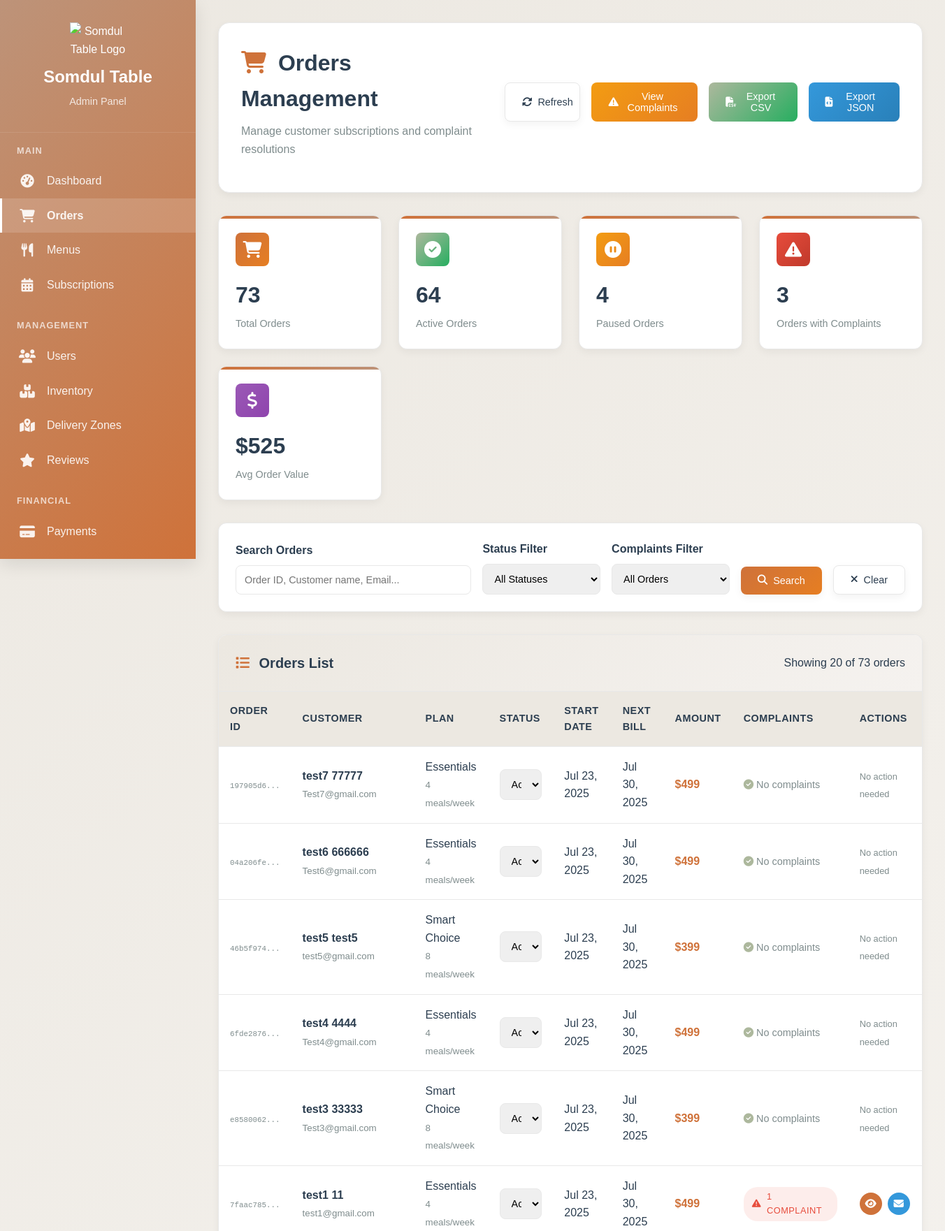
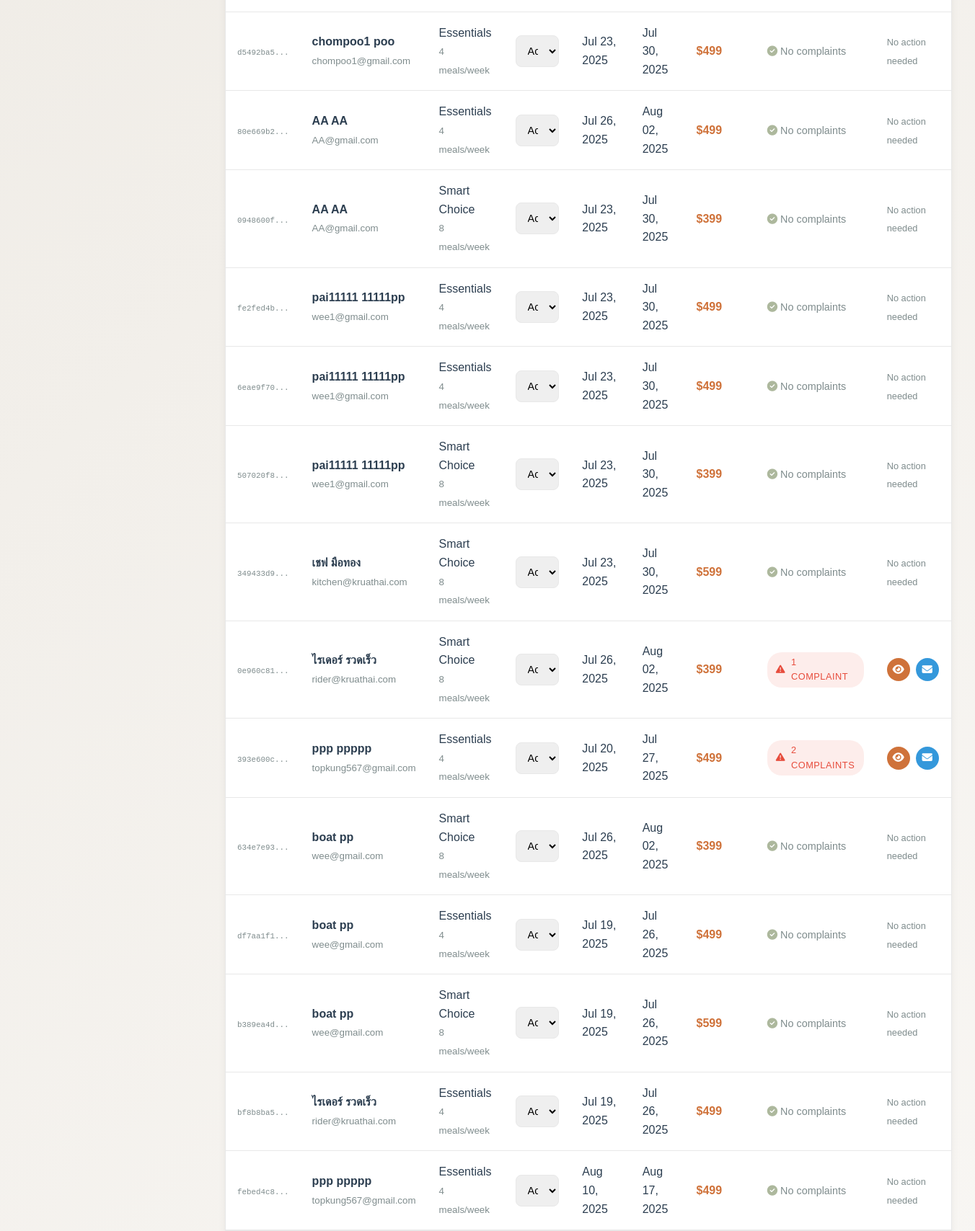
The page /KruaThai/admin/orders.php (signed in, upper part) on the database its author committed (2 pictures, top to bottom).
### tables this page shows
CREATE TABLE `subscriptions` (
  `id` char(36) NOT NULL,
  `user_id` char(36) NOT NULL,
  `assigned_rider_id` char(36) DEFAULT NULL,
  `plan_id` char(36) NOT NULL,
  `status` enum('active','paused','cancelled','expired','pending_payment') DEFAULT 'pending_payment',
  `start_date` date NOT NULL,
  `end_date` date DEFAULT NULL,
  `next_billing_date` date DEFAULT NULL,
  `billing_cycle` enum('weekly','monthly') NOT NULL,
  `total_amount` decimal(8,2) NOT NULL,
  `discount_applied` decimal(8,2) DEFAULT '0.00',
  `delivery_days` longtext,
  `preferred_delivery_time` enum('09:00-12:00','12:00-15:00','15:00-18:00','18:00-21:00') DEFAULT '12:00-15:00',
  `special_instructions` text,
  `pause_start_date` date DEFAULT NULL,
  `pause_end_date` date DEFAULT NULL,
  `skip_dates` longtext,
  `auto_renew` tinyint(1) DEFAULT '1',
  `cancellation_reason` text,
  `cancelled_at` timestamp NULL DEFAULT NULL,
  `cancelled_by` char(36) DEFAULT NULL,
  `created_at` timestamp NOT NULL DEFAULT CURRENT_TIMESTAMP,
  `updated_at` timestamp NOT NULL DEFAULT CURRENT_TIMESTAMP ON UPDATE CURRENT_TIMESTAMP
);

CREATE TABLE `users` (
  `id` char(36) NOT NULL,
  `email` varchar(255) NOT NULL,
  `password_hash` varchar(255) NOT NULL,
  `first_name` varchar(100) NOT NULL,
  `last_name` varchar(100) NOT NULL,
  `phone` varchar(20) DEFAULT NULL,
  `date_of_birth` date DEFAULT NULL,
  `gender` enum('male','female','other') DEFAULT NULL,
  `role` enum('customer','admin','kitchen','rider','support') DEFAULT 'customer',
  `status` enum('active','inactive','suspended','pending_verification') DEFAULT 'pending_verification',
  `email_verified` tinyint(1) DEFAULT '0',
  `email_verification_token` varchar(100) DEFAULT NULL,
  `delivery_address` text,
  `address_line_2` varchar(255) DEFAULT NULL,
  `city` varchar(100) DEFAULT NULL,
  `state` varchar(100) DEFAULT NULL,
  `zip_code` varchar(10) DEFAULT NULL,
  `country` varchar(100) DEFAULT 'Thailand',
  `delivery_instructions` text,
  `dietary_preferences` longtext,
  `allergies` longtext,
  `spice_level` enum('mild','medium','hot','extra_hot') DEFAULT 'medium',
  `last_login` timestamp NULL DEFAULT NULL,
  `failed_login_attempts` int(11) DEFAULT '0',
  `locked_until` timestamp NULL DEFAULT NULL,
  `password_reset_token` varchar(100) DEFAULT NULL,
  `password_reset_expires` timestamp NULL DEFAULT NULL,
  `created_at` timestamp NOT NULL DEFAULT CURRENT_TIMESTAMP,
  `updated_at` timestamp NOT NULL DEFAULT CURRENT_TIMESTAMP ON UPDATE CURRENT_TIMESTAMP
);

CREATE TABLE `subscription_plans` (
  `id` char(36) NOT NULL,
  `name` varchar(100) NOT NULL,
  `name_thai` varchar(100) DEFAULT NULL,
  `description` text,
  `plan_type` enum('weekly','monthly','custom') NOT NULL,
  `meals_per_week` int(11) NOT NULL,
  `weeks_duration` int(11) DEFAULT '4',
  `base_price` decimal(8,2) NOT NULL,
  `discount_percentage` decimal(5,2) DEFAULT '0.00',
  `final_price` decimal(8,2) NOT NULL,
  `features` longtext,
  `max_skips_per_week` int(11) DEFAULT '2',
  `advance_ordering_days` int(11) DEFAULT '7',
  `is_active` tinyint(1) DEFAULT '1',
  `is_popular` tinyint(1) DEFAULT '0',
  `sort_order` int(11) DEFAULT '0',
  `created_at` timestamp NOT NULL DEFAULT CURRENT_TIMESTAMP,
  `updated_at` timestamp NOT NULL DEFAULT CURRENT_TIMESTAMP ON UPDATE CURRENT_TIMESTAMP
);

### KruaThai/admin/orders.php (the view, shortened to what the rows shown need)
<?php
try {
    $database = new Database();
    $pdo = $database->getConnection();
    $tableExists = true;
    try {
        $pdo->query("SELECT 1 FROM complaints LIMIT 1");
    } catch (PDOException $e) {
        $tableExists = false;
        error_log("Complaints table not found: " . $e->getMessage());
    }
    $page = max(1, intval($_GET['page'] ?? 1));
    $limit = 20;
    $offset = ($page - 1) * $limit;
    $whereConditions = [];
    $params = [];
    $whereClause = empty($whereConditions) ? '' : 'WHERE ' . implode(' AND ', $whereConditions);
    if ($tableExists) {
        $complaintsJoin = "
            LEFT JOIN (
                SELECT subscription_id, COUNT(*) as complaint_count
                FROM complaints
                WHERE status IN ('open', 'in_progress', 'resolved', 'closed', 'escalated')
                GROUP BY subscription_id
            ) c ON s.id = c.subscription_id
        ";
        $complaintsSelect = ", COALESCE(c.complaint_count, 0) as complaint_count";
    } else {
        $complaintsJoin = "";
        $complaintsSelect = ", 0 as complaint_count";
    }
    $sql = "
        SELECT s.id, s.status, s.start_date, s.next_billing_date, s.total_amount,
            CONCAT(u.first_name, ' ', u.last_name) as customer_name,
            u.email, u.phone,
            sp.name_thai as plan_name, sp.meals_per_week,
            s.created_at, s.updated_at
            $complaintsSelect
        FROM subscriptions s
        JOIN users u ON s.user_id = u.id
        JOIN subscription_plans sp ON s.plan_id = sp.id
        $complaintsJoin
        $whereClause
        ORDER BY s.created_at DESC
        LIMIT ? OFFSET ?
    ";
    $params[] = $limit;
    $params[] = $offset;
    $stmt = $pdo->prepare($sql);
    $stmt->execute($params);
    $orders = $stmt->fetchAll(PDO::FETCH_ASSOC);
} catch (PDOException $e) {
    error_log("Database error in orders.php: " . $e->getMessage());
    $page_error = "Database error: " . $e->getMessage();
    $orders = [];
    $stats = [
        'total_orders' => 0,
        'active_orders' => 0,
        'paused_orders' => 0,
        'cancelled_orders' => 0,
        'today_orders' => 0,
        'avg_order_value' => 0,
        'orders_with_complaints' => 0,
        'total_complaints' => 0
    ];
    $totalItems = 0;
    $totalPages = 0;
}
?>
<!DOCTYPE html>
<html lang="en">
<head>
    <link href="https://ydpschool.com/fonts/BaticaSans.css" rel="stylesheet">
    <link href="https://cdnjs.cloudflare.com/ajax/libs/font-awesome/6.4.0/css/all.min.css" rel="stylesheet">
</head>
<body>
    <div class="admin-layout">
        <div class="main-content">
            <div class="page-header">
                <div class="header-content">
                    <div>
                        <h1 class="page-title">
                            <i class="fas fa-shopping-cart" style="color: var(--curry); margin-right: 0.5rem;"></i>
                            Orders Management
                        </h1>
                    </div>
                </div>
            </div>
            <div class="table-container">
                <?php if (isset($page_error)): ?>
                    <div style="padding: 2rem; text-align: center; color: #e74c3c;">
                        <i class="fas fa-exclamation-triangle" style="font-size: 2rem; margin-bottom: 1rem;"></i>
                        <h3>Error Loading Orders</h3>
                        <p><?php echo htmlspecialchars($page_error); ?></p>
                        <button class="btn btn-primary" onclick="window.location.reload()">
                            <i class="fas fa-sync-alt"></i>
                            Retry
                        </button>
                    </div>
                <?php else: ?>
                    <div class="table-wrapper">
                        <table class="table">
                            <thead>
                                <tr>
                                    <th>Order ID</th>
                                    <th>Customer</th>
                                    <th>Plan</th>
                                    <th>Status</th>
                                    <th>Start Date</th>
                                    <th>Next Bill</th>
                                    <th>Amount</th>
                                    <th>Complaints</th>
                                    <th>Actions</th>
                                </tr>
                            </thead>
                            <tbody>
                                <?php foreach ($orders as $order): ?>
                                <?php
                                $complaintCount = isset($order['complaint_count']) ? (int)$order['complaint_count'] : 0;
                                $hasComplaints = $complaintCount > 0;
                                ?>
                                <tr>
                                    <td>
                                        <small style="font-family: monospace; color: var(--text-gray);">
                                            <?= htmlspecialchars(substr($order['id'], 0, 8)) ?>...
                                        </small>
                                    </td>
                                    <td>
                                        <div style="font-weight: 600;">
                                            <?= htmlspecialchars($order['customer_name']) ?>
                                        </div>
                                        <small style="color: var(--text-gray);">
                                            <?= htmlspecialchars($order['email']) ?>
                                        </small>
                                    </td>
                                    <td>
                                        <div><?= htmlspecialchars($order['plan_name']) ?></div>
                                        <small style="color: var(--text-gray);">
                                            <?= $order['meals_per_week'] ?> meals/week
                                        </small>
                                    </td>
                                    <td>
                                        <select class="form-control"
                                                onchange="updateOrderStatus('<?= $order['id'] ?>', this.value, '<?= $order['status'] ?>')">
                                            <option value="active" <?= $order['status'] === 'active' ? 'selected' : '' ?>>Active</option>
                                        </select>
                                    </td>
                                    <td>
                                        <?= date('M d, Y', strtotime($order['start_date'])) ?>
                                    </td>
                                    <td>
                                        <?= date('M d, Y', strtotime($order['next_billing_date'])) ?>
                                    </td>
                                    <td>
                                        <strong style="color: var(--curry);">
                                            $<?= number_format($order['total_amount'], 0) ?>
                                        </strong>
                                    </td>
                                    <td>
                                        <?php if ($hasComplaints): ?>
                                            <span class="status-badge" style="background: rgba(231, 76, 60, 0.1); color: #e74c3c;">
                                                <i class="fas fa-exclamation-triangle"></i>
                                                <?= $complaintCount ?> complaint<?= $complaintCount > 1 ? 's' : '' ?>
                                            </span>
                                        <?php else: ?>
                                            <span style="color: var(--text-gray); font-size: 0.9rem;">
                                                <i class="fas fa-check-circle" style="color: var(--sage);"></i>
                                                No complaints
                                            </span>
                                        <?php endif; ?>
                                    </td>
                                    <td>
                                        <?php if ($hasComplaints): ?>
                                            <div class="action-buttons">
                                                <button class="action-btn view"
                                                        onclick="viewOrderDetails('<?= htmlspecialchars($order['id']) ?>')"
                                                        title="View Details"
                                                        type="button">
                                                    <i class="fas fa-eye"></i>
                                                </button>
                                                <button class="action-btn contact"
                                                        onclick="contactCustomer('<?= htmlspecialchars($order['id']) ?>', '<?= htmlspecialchars($order['email']) ?>')"
                                                        title="Contact Customer"
                                                        type="button">
                                                    <i class="fas fa-envelope"></i>
                                                </button>
                                            </div>
                                        <?php else: ?>
                                            <span style="color: var(--text-gray); font-size: 0.8rem;">
                                                No action needed
                                            </span>
                                        <?php endif; ?>
                                    </td>
                                </tr>
                                <?php endforeach; ?>
                            </tbody>
                        </table>
                    </div>
                <?php endif; ?>
            </div>
        </div>
    </div>
</body>
</html>

### rows shown on the page
subscriptions: id "197905d6", customer_name "test7 77777", user.email "Test7@gmail.com", plan.name_thai "Essentials", plan.meals_per_week "4", status+id "Active", start_date "Jul 23, 2025", next_billing_date "Jul 30, 2025", total_amount "499", shows "No complaints", shows "No action needed"
subscriptions: id "04a206fe", customer_name "test6 666666", user.email "Test6@gmail.com", plan.name_thai "Essentials", plan.meals_per_week "4", status+id "Active", start_date "Jul 23, 2025", next_billing_date "Jul 30, 2025", total_amount "499", shows "No complaints", shows "No action needed"
subscriptions: id "46b5f974", customer_name "test5 test5", user.email "test5@gmail.com", plan.name_thai "Smart Choice", plan.meals_per_week "8", status+id "Active", start_date "Jul 23, 2025", next_billing_date "Jul 30, 2025", total_amount "399", shows "No complaints", shows "No action needed"
subscriptions: id "6fde2876", customer_name "test4 4444", user.email "Test4@gmail.com", plan.name_thai "Essentials", plan.meals_per_week "4", status+id "Active", start_date "Jul 23, 2025", next_billing_date "Jul 30, 2025", total_amount "499", shows "No complaints", shows "No action needed"
subscriptions: id "e8580062", customer_name "test3 33333", user.email "Test3@gmail.com", plan.name_thai "Smart Choice", plan.meals_per_week "8", status+id "Active", start_date "Jul 23, 2025", next_billing_date "Jul 30, 2025", total_amount "399", shows "No complaints", shows "No action needed"
subscriptions: id "7faac785", customer_name "test1 11", user.email "test1@gmail.com", plan.name_thai "Essentials", plan.meals_per_week "4", status+id "Active", start_date "Jul 23, 2025", next_billing_date "Jul 30, 2025", total_amount "499", complaintCount "1"
subscriptions: id "d5492ba5", customer_name "chompoo1 poo", user.email "chompoo1@gmail.com", plan.name_thai "Essentials", plan.meals_per_week "4", status+id "Active", start_date "Jul 23, 2025", next_billing_date "Jul 30, 2025", total_amount "499", shows "No complaints", shows "No action needed"
subscriptions: id "80e669b2", customer_name "AA AA", user.email "AA@gmail.com", plan.name_thai "Essentials", plan.meals_per_week "4", status+id "Active", start_date "Jul 26, 2025", next_billing_date "Aug 02, 2025", total_amount "499", shows "No complaints", shows "No action needed"
subscriptions: id "0948600f", customer_name "AA AA", user.email "AA@gmail.com", plan.name_thai "Smart Choice", plan.meals_per_week "8", status+id "Active", start_date "Jul 23, 2025", next_billing_date "Jul 30, 2025", total_amount "399", shows "No complaints", shows "No action needed"
subscriptions: id "fe2fed4b", customer_name "pai11111 11111pp", user.email "wee1@gmail.com", plan.name_thai "Essentials", plan.meals_per_week "4", status+id "Active", start_date "Jul 23, 2025", next_billing_date "Jul 30, 2025", total_amount "499", shows "No complaints", shows "No action needed"
subscriptions: id "6eae9f70", customer_name "pai11111 11111pp", user.email "wee1@gmail.com", plan.name_thai "Essentials", plan.meals_per_week "4", status+id "Active", start_date "Jul 23, 2025", next_billing_date "Jul 30, 2025", total_amount "499", shows "No complaints", shows "No action needed"
subscriptions: id "507020f8", customer_name "pai11111 11111pp", user.email "wee1@gmail.com", plan.name_thai "Smart Choice", plan.meals_per_week "8", status+id "Active", start_date "Jul 23, 2025", next_billing_date "Jul 30, 2025", total_amount "399", shows "No complaints", shows "No action needed"
subscriptions: id "349433d9", customer_name "เชฟ มือทอง", user.email "kitchen@kruathai.com", plan.name_thai "Smart Choice", plan.meals_per_week "8", status+id "Active", start_date "Jul 23, 2025", next_billing_date "Jul 30, 2025", total_amount "599", shows "No complaints", shows "No action needed"
subscriptions: id "0e960c81", customer_name "ไรเดอร์ รวดเร็ว", user.email "rider@kruathai.com", plan.name_thai "Smart Choice", plan.meals_per_week "8", status+id "Active", start_date "Jul 26, 2025", next_billing_date "Aug 02, 2025", total_amount "399", complaintCount "1"
subscriptions: id "393e600c", customer_name "ppp ppppp", user.email "topkung567@gmail.com", plan.name_thai "Essentials", plan.meals_per_week "4", status+id "Active", start_date "Jul 20, 2025", next_billing_date "Jul 27, 2025", total_amount "499", complaintCount "2", shows "S"
subscriptions: id "634e7e93", customer_name "boat pp", user.email "wee@gmail.com", plan.name_thai "Smart Choice", plan.meals_per_week "8", status+id "Active", start_date "Jul 26, 2025", next_billing_date "Aug 02, 2025", total_amount "399", shows "No complaints", shows "No action needed"
subscriptions: id "df7aa1f1", customer_name "boat pp", user.email "wee@gmail.com", plan.name_thai "Essentials", plan.meals_per_week "4", status+id "Active", start_date "Jul 19, 2025", next_billing_date "Jul 26, 2025", total_amount "499", shows "No complaints", shows "No action needed"
subscriptions: id "b389ea4d", customer_name "boat pp", user.email "wee@gmail.com", plan.name_thai "Smart Choice", plan.meals_per_week "8", status+id "Active", start_date "Jul 19, 2025", next_billing_date "Jul 26, 2025", total_amount "599", shows "No complaints", shows "No action needed"
subscriptions: id "bf8b8ba5", customer_name "ไรเดอร์ รวดเร็ว", user.email "rider@kruathai.com", plan.name_thai "Essentials", plan.meals_per_week "4", status+id "Active", start_date "Jul 19, 2025", next_billing_date "Jul 26, 2025", total_amount "499", shows "No complaints", shows "No action needed"
subscriptions: id "febed4c8", customer_name "ppp ppppp", user.email "topkung567@gmail.com", plan.name_thai "Essentials", plan.meals_per_week "4", status+id "Active", start_date "Aug 10, 2025", next_billing_date "Aug 17, 2025", total_amount "499", shows "No complaints", shows "No action needed"

### other values the page prints
$stats['total_orders'] "73"
$stats['active_orders'] "64"
$stats['paused_orders'] "4"
$stats['orders_with_complaints'] "3"
$stats['avg_order_value'] "525"
count($orders) "20"
$totalItems "73"
